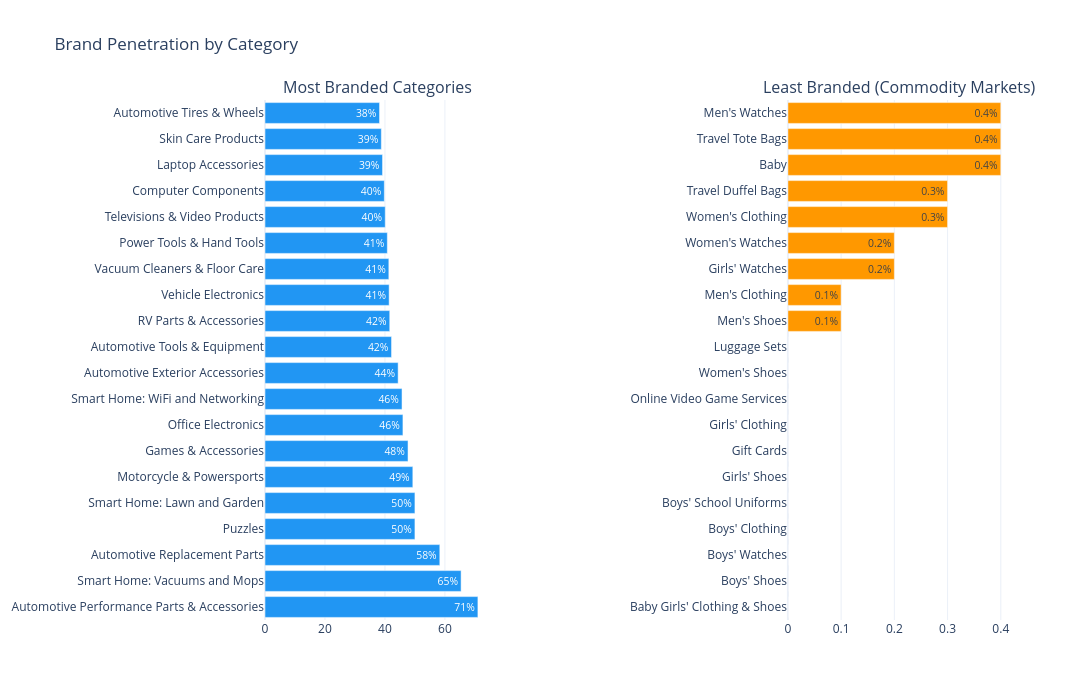

Notebook source saved alongside this figure:
### Markdown cell above
### 3.3 — Brand Presence Across Categories

What % of products are branded in each category? Some categories are brand-dominated, others are commodity markets.

### Code cell
brand_share = df_brand.pivot_table(
    index=BRAND_CAT_COL, columns=BRAND_STATUS_COL,
    values=BRAND_PRODUCTS, aggfunc='first'
).fillna(0)

brand_share['total'] = brand_share.sum(axis=1)
brand_share['branded_pct'] = (brand_share[BRANDED_LABEL] / brand_share['total'] * 100).round(1)
brand_share = brand_share.sort_values('branded_pct', ascending=True)

most_branded = brand_share.nlargest(20, 'branded_pct')
least_branded = brand_share.nsmallest(20, 'branded_pct')

fig = make_subplots(
    rows=1, cols=2,
    subplot_titles=['Most Branded Categories', 'Least Branded (Commodity Markets)'],
    horizontal_spacing=0.4
)

fig.add_trace(go.Bar(
    x=most_branded['branded_pct'], y=most_branded.index,
    orientation='h', marker_color='#2196F3',
    text=[f'{v:.0f}%' for v in most_branded['branded_pct']],
    textposition='inside', showlegend=False
), row=1, col=1)

fig.add_trace(go.Bar(
    x=least_branded['branded_pct'], y=least_branded.index,
    orientation='h', marker_color='#FF9800',
    text=[f'{v:.1f}%' for v in least_branded['branded_pct']],
    textposition='inside', showlegend=False
), row=1, col=2)

fig.update_layout(title='Brand Penetration by Category', template=TEMPLATE, height=700, width=1600)
save_chart(fig, '03_brand_presence')
fig.show()

### Figure 1 — Plotly figure (JSON) as saved in the notebook; plotly's stock layout.template omitted (floating-point values rounded to 4 significant figures)
{"data": [{"marker": {"color": "#2196F3"}, "orientation": "h", "showlegend": false, "text": ["71%", "65%", "58%", "50%", "50%", "49%", "48%", "46%", "46%", "44%", "42%", "42%", "41%", "41%", "41%", "40%", "40%", "39%", "39%", "38%"], "textposition": "inside", "type": "bar", "x": [71.0, 65.4, 58.3, 50.0, 50.0, 49.3, 47.7, 46.0, 45.7, 44.4, 42.2, 41.6, 41.4, 41.3, 40.8, 40.1, 39.8, 39.2, 38.8, 38.2], "xaxis": "x", "y": ["Automotive Performance Parts & Accessories", "Smart Home: Vacuums and Mops", "Automotive Replacement Parts", "Puzzles", "Smart Home: Lawn and Garden", "Motorcycle & Powersports", "Games & Accessories", "Office Electronics", "Smart Home: WiFi and Networking", "Automotive Exterior Accessories", "Automotive Tools & Equipment", "RV Parts & Accessories", "Vehicle Electronics", "Vacuum Cleaners & Floor Care", "Power Tools & Hand Tools", "Televisions & Video Products", "Computer Components", "Laptop Accessories", "Skin Care Products", "Automotive Tires & Wheels"], "yaxis": "y"}, {"marker": {"color": "#FF9800"}, "orientation": "h", "showlegend": false, "text": ["0.0%", "0.0%", "0.0%", "0.0%", "0.0%", "0.0%", "0.0%", "0.0%", "0.0%", "0.0%", "0.0%", "0.1%", "0.1%", "0.2%", "0.2%", "0.3%", "0.3%", "0.4%", "0.4%", "0.4%"], "textposition": "inside", "type": "bar", "x": [0.0, 0.0, 0.0, 0.0, 0.0, 0.0, 0.0, 0.0, 0.0, 0.0, 0.0, 0.1, 0.1, 0.2, 0.2, 0.3, 0.3, 0.4, 0.4, 0.4], "xaxis": "x2", "y": ["Baby Girls' Clothing & Shoes", "Boys' Shoes", "Boys' Watches", "Boys' Clothing", "Boys' School Uniforms", "Girls' Shoes", "Gift Cards", "Girls' Clothing", "Online Video Game Services", "Women's Shoes", "Luggage Sets", "Men's Shoes", "Men's Clothing", "Girls' Watches", "Women's Watches", "Women's Clothing", "Travel Duffel Bags", "Baby", "Travel Tote Bags", "Men's Watches"], "yaxis": "y2"}], "layout": {"annotations": [{"font": {"size": 16}, "showarrow": false, "text": "Most Branded Categories", "x": 0.15, "xanchor": "center", "xref": "paper", "y": 1, "yanchor": "bottom", "yref": "paper"}, {"font": {"size": 16}, "showarrow": false, "text": "Least Branded (Commodity Markets)", "x": 0.85, "xanchor": "center", "xref": "paper", "y": 1, "yanchor": "bottom", "yref": "paper"}], "height": 700, "title": {"text": "Brand Penetration by Category"}, "width": 1600, "xaxis": {"anchor": "y", "domain": [0, 0.3]}, "xaxis2": {"anchor": "y2", "domain": [0.7, 1]}, "yaxis": {"anchor": "x", "domain": [0, 1]}, "yaxis2": {"anchor": "x2", "domain": [0, 1]}}}
